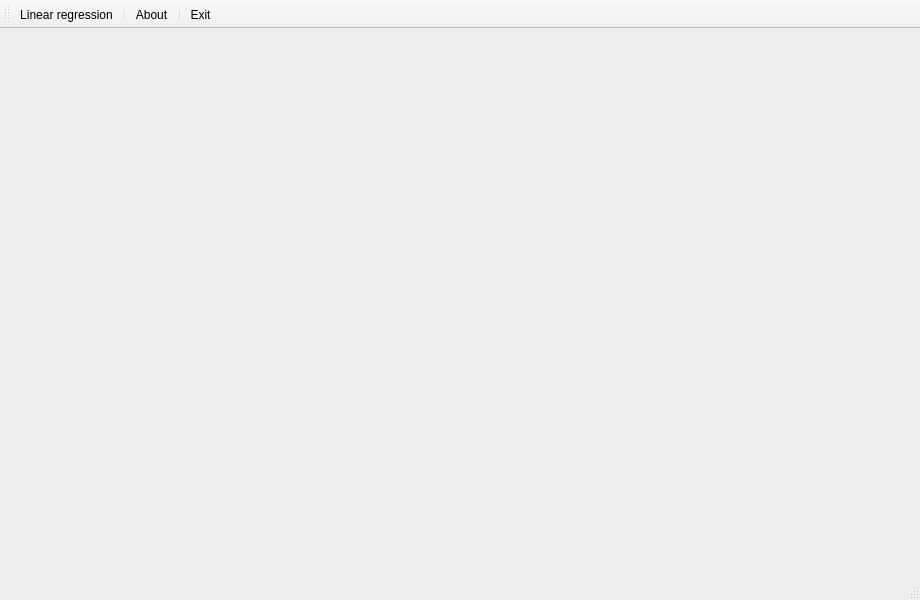
<?xml version="1.0" encoding="UTF-8"?>
<ui version="4.0">
 <class>myWindow</class>
 <widget class="QMainWindow" name="myWindow">
  <property name="geometry">
   <rect>
    <x>0</x>
    <y>0</y>
    <width>920</width>
    <height>600</height>
   </rect>
  </property>
  <property name="windowTitle">
   <string>myWindow</string>
  </property>
  <widget class="QWidget" name="centralWidget"/>
  <widget class="QToolBar" name="mainToolBar">
   <attribute name="toolBarArea">
    <enum>TopToolBarArea</enum>
   </attribute>
   <attribute name="toolBarBreak">
    <bool>false</bool>
   </attribute>
   <addaction name="actionLinear_regression"/>
   <addaction name="separator"/>
   <addaction name="actionAbout"/>
   <addaction name="separator"/>
   <addaction name="action_Exit"/>
  </widget>
  <widget class="QStatusBar" name="statusBar"/>
  <action name="action_Exit">
   <property name="icon">
    <iconset resource="res.qrc">
     <normaloff>:/images/exit.png</normaloff>:/images/exit.png</iconset>
   </property>
   <property name="text">
    <string>&amp;Exit</string>
   </property>
  </action>
  <action name="actionLinear_regression">
   <property name="icon">
    <iconset resource="res.qrc">
     <normaloff>:/images/gear.png</normaloff>:/images/gear.png</iconset>
   </property>
   <property name="text">
    <string>Linear regression</string>
   </property>
  </action>
  <action name="actionAbout">
   <property name="icon">
    <iconset resource="res.qrc">
     <normaloff>:/images/ksirc.png</normaloff>:/images/ksirc.png</iconset>
   </property>
   <property name="text">
    <string>About</string>
   </property>
  </action>
 </widget>
 <layoutdefault spacing="6" margin="11"/>
 <resources>
  <include location="res.qrc"/>
 </resources>
 <connections/>
</ui>
